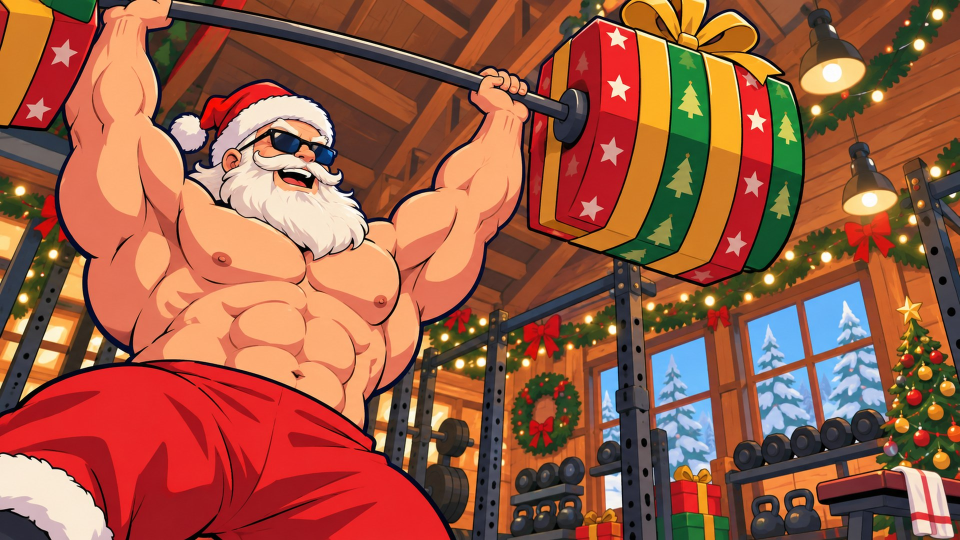
#> input picture assets/bg/bg-01_barbell.jpg, 1920 x 1080 px (shown at 1/2 size)
$ python prep_sprite.py ../assets/bg/bg-01_barbell.jpg out.png
#> lines starting #> are read from the running program, lines starting #| are printed output that depends on the picture
#!/usr/bin/env python3
"""把 Codex 生出來的原圖整理成遊戲用的規格圖。

用法:
  python tools/prep_sprite.py <原圖> <輸出檔> [--size 640x800] [--foot 0.97] [--fit h|w|contain]

做的事:
  1. 裁掉四周全透明的空白(依不透明像素的外框)
  2. 以「外框高度」等比縮放到 canvas 高度 * foot(預設 97%,腳底留 3% 空白),
     若寬度超出 canvas 寬度則改成縮到剛好塞進寬度
  3. 腳底(圖片底邊)置中貼在 canvas 底部,輸出透明 PNG

同一組角色的各個姿勢請用同樣的 --size / --foot,大小才會一致。
--fit contain: 不依高度,直接縮到整個外框塞進 canvas(用在不是站立角色的圖,例如物品)。
"""
import argparse
import sys

import numpy as np
from PIL import Image


def main():
    ap = argparse.ArgumentParser()
    ap.add_argument("src")
    ap.add_argument("dst")
    ap.add_argument("--size", default="640x800")
    ap.add_argument("--foot", type=float, default=0.97)
    ap.add_argument("--fit", default="h", choices=["h", "contain"])
    ap.add_argument("--scale", type=float, default=0, help="固定縮放倍率(同一組姿勢用同一個倍率,角色大小才一致;保留原圖水平構圖,只把腳底對齊)")
    ap.add_argument("--alpha-cut", type=int, default=24, help="低於此 alpha 視為空白(去除極淡的光暈)")
    a = ap.parse_args()
    cw, ch = [int(v) for v in a.size.lower().split("x")]

    im = Image.open(a.src).convert("RGBA")
    arr = np.array(im)
    alpha = arr[:, :, 3]
#> alpha: shape (1080, 1920); every value is 255
    # 把極淡的半透明雜訊(光暈)清掉,避免外框被拉大
    arr[:, :, 3] = np.where(alpha < a.alpha_cut, 0, alpha)
    im = Image.fromarray(arr)
    bbox = im.getchannel("A").getbbox()
#> bbox = (0, 0, 1920, 1080)
    if not bbox:
        print("圖片全透明:", a.src)
        return 1
    if a.scale > 0:
        k = a.scale
        im = im.resize((max(1, round(im.width * k)), max(1, round(im.height * k))), Image.LANCZOS)
        bb = im.getchannel("A").getbbox()
        out = Image.new("RGBA", (cw, ch), (0, 0, 0, 0))
        ox = (cw - im.width) // 2
        oy = round(ch * a.foot) - bb[3]          # 讓腳底(外框底邊)落在 foot 線上
        out.alpha_composite(im, (ox, oy)) if (ox >= 0 and oy >= 0) else out.paste(im, (ox, oy))
        out.save(a.dst)
        print(f"{a.src} -> {a.dst}  (scale {k}, content {bb[2]-bb[0]}x{bb[3]-bb[1]}, canvas {cw}x{ch})")
        return 0
    im = im.crop(bbox)
    w, h = im.size
#> w = 1920; h = 1080

    if a.fit == "contain":
        k = min(cw * 0.94 / w, ch * 0.94 / h)
    else:
        k = ch * a.foot / h
#> k = 0.719
        if w * k > cw * 0.98:
            k = cw * 0.98 / w
#> k = 0.327
    nw, nh = max(1, round(w * k)), max(1, round(h * k))
#> nw = 627; nh = 353
    im = im.resize((nw, nh), Image.LANCZOS)
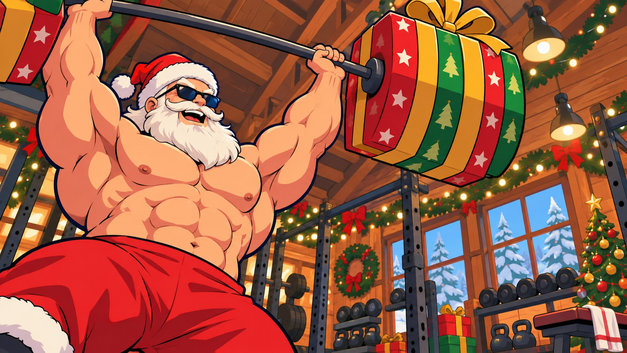
#> im: PIL image 627x353 RGBA; mean R, G, B, A 155.4, 92, 68.3, 255

    out = Image.new("RGBA", (cw, ch), (0, 0, 0, 0))
#> out: PIL image 640x800 RGBA; every value is 0
    ox = (cw - nw) // 2
#> ox = 6
    oy = round(ch * a.foot) - nh if a.fit == "h" else (ch - nh) // 2
#> oy = 423
    out.alpha_composite(im, (ox, max(0, oy)))
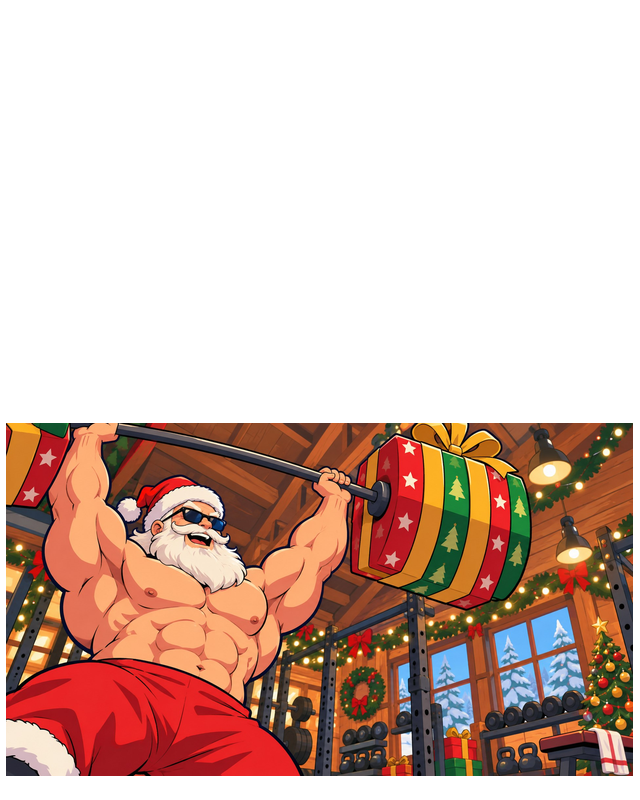
#> out: PIL image 640x800 RGBA; mean R, G, B, A 67.2, 39.8, 29.5, 110.2; transparent parts drawn white
    out.save(a.dst)
    print(f"{a.src} -> {a.dst}  ({w}x{h} -> {nw}x{nh}, canvas {cw}x{ch})")
#| ../assets/bg/bg-01_barbell.jpg -> out.png  (1920x1080 -> 627x353, canvas 640x800)
    return 0


if __name__ == "__main__":
    sys.exit(main())
#> (the program exits here)

$ run again, on assets/bg/bg-04_tree_squat.jpg
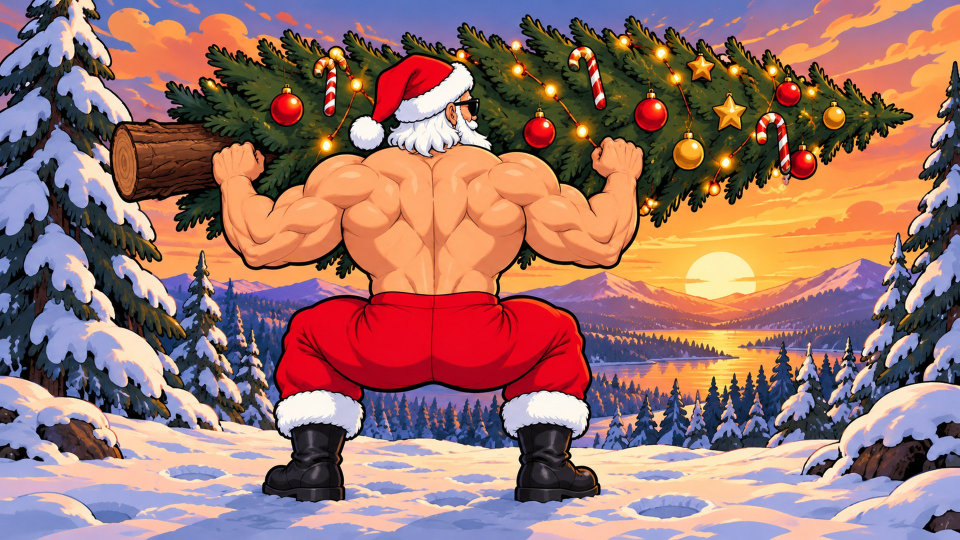
#> input picture assets/bg/bg-04_tree_squat.jpg, 1920 x 1080 px (shown at 1/2 size)
#> alpha: shape (1080, 1920); every value is 255
#> bbox = (0, 0, 1920, 1080)
#> in main, `im = im.resize((nw, nh), Image.LANCZOS)`:
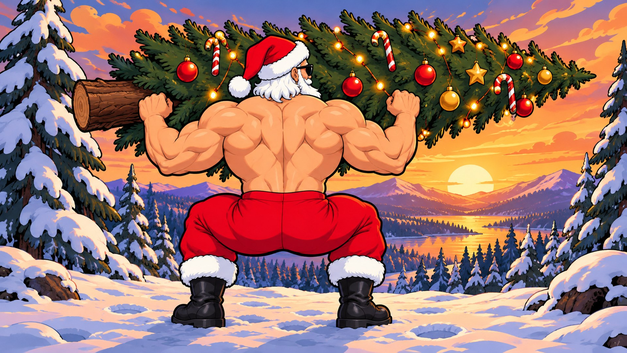
#> im: PIL image 627x353 RGBA; mean R, G, B, A 154.3, 114.7, 108.6, 255
#> in main, `out.alpha_composite(im, (ox, max(0, oy)))`:
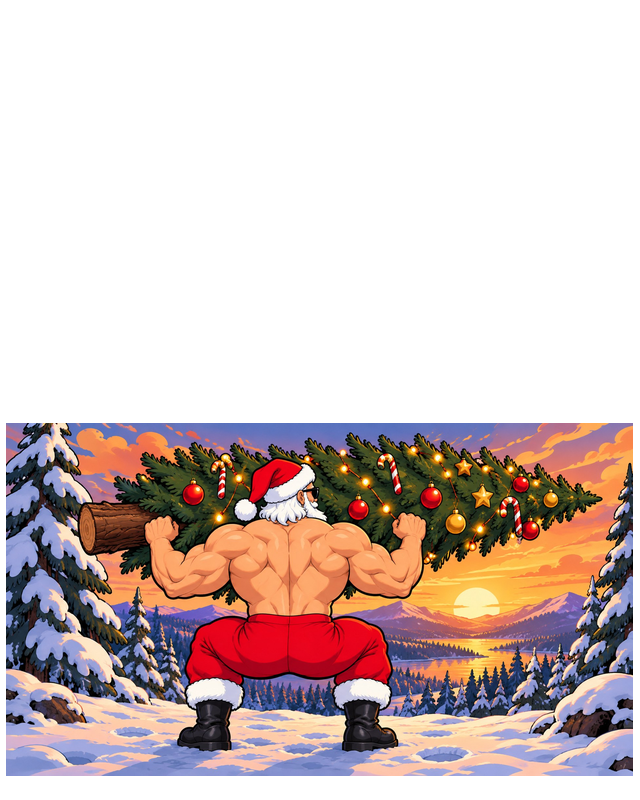
#> out: PIL image 640x800 RGBA; mean R, G, B, A 66.7, 49.6, 46.9, 110.2; transparent parts drawn white
#| ../assets/bg/bg-04_tree_squat.jpg -> out.png  (1920x1080 -> 627x353, canvas 640x800)

$ run again, on assets/bg/bg-05_sack.jpg
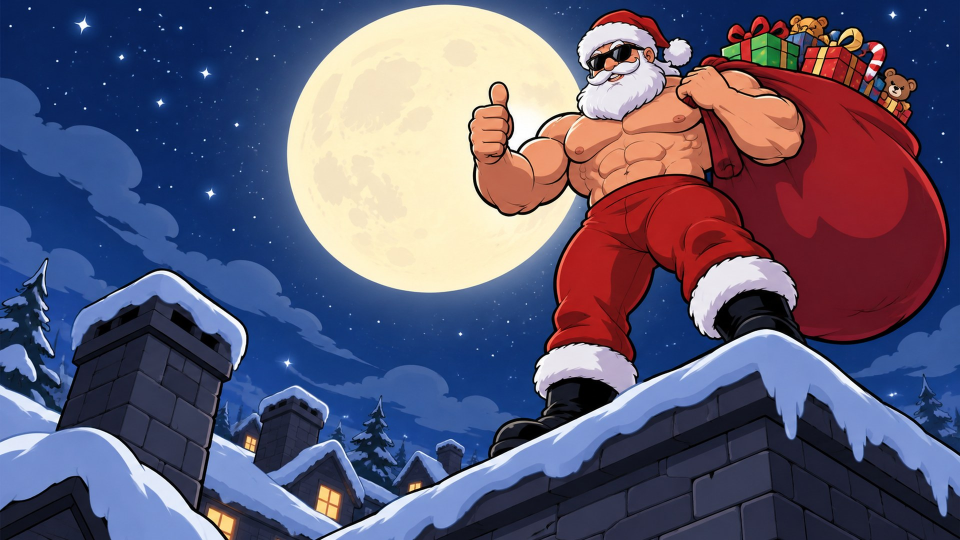
#> input picture assets/bg/bg-05_sack.jpg, 1920 x 1080 px (shown at 1/2 size)
#> alpha: shape (1080, 1920); every value is 255
#> bbox = (0, 0, 1920, 1080)
#> in main, `im = im.resize((nw, nh), Image.LANCZOS)`:
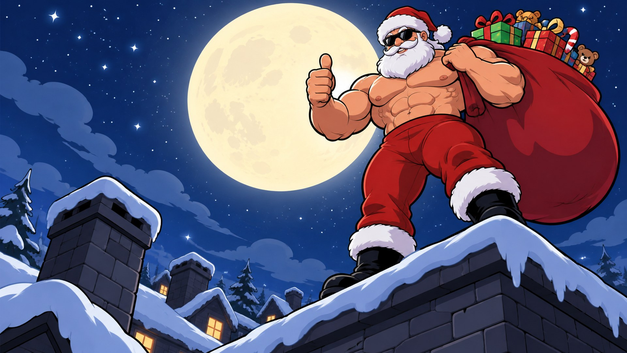
#> im: PIL image 627x353 RGBA; mean R, G, B, A 94.4, 90, 115.8, 255
#> in main, `out.alpha_composite(im, (ox, max(0, oy)))`:
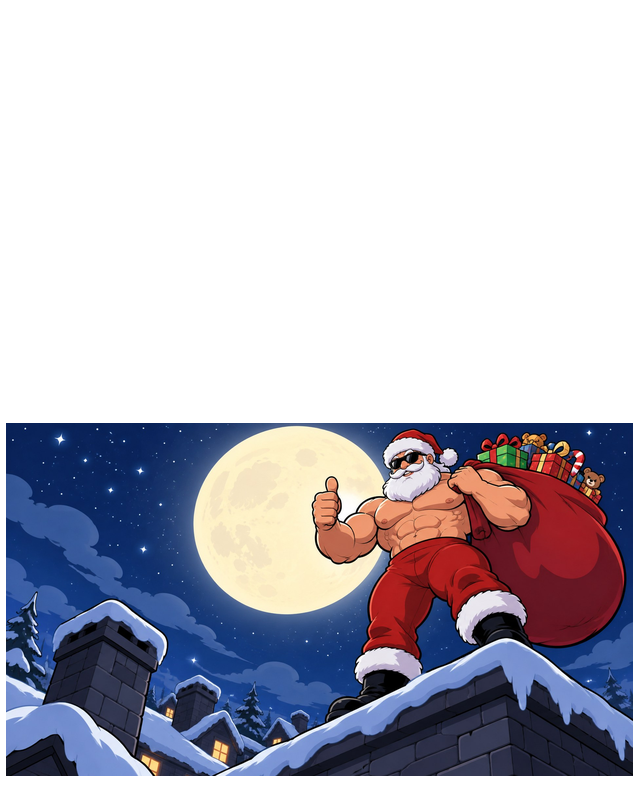
#> out: PIL image 640x800 RGBA; mean R, G, B, A 40.8, 38.9, 50.1, 110.2; transparent parts drawn white
#| ../assets/bg/bg-05_sack.jpg -> out.png  (1920x1080 -> 627x353, canvas 640x800)
